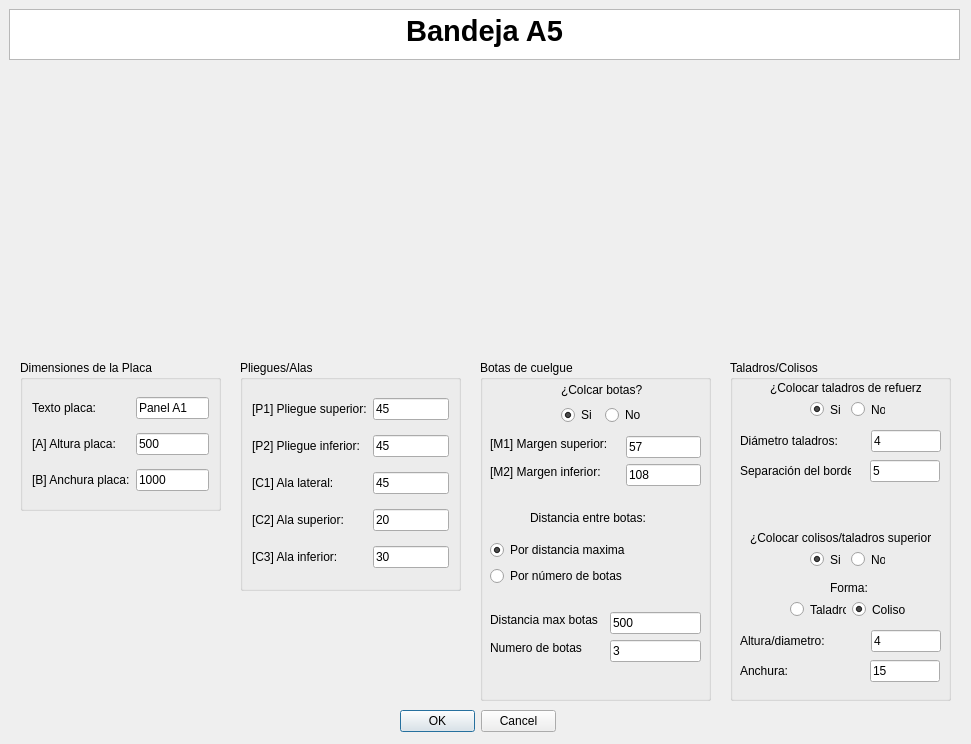
<?xml version="1.0" encoding="UTF-8"?>
<ui version="4.0">
 <class>MyPositionDialog</class>
 <widget class="QDialog" name="MyPositionDialog">
  <property name="geometry">
   <rect>
    <x>0</x>
    <y>0</y>
    <width>971</width>
    <height>744</height>
   </rect>
  </property>
  <property name="windowTitle">
   <string>Enter Position</string>
  </property>
  <property name="whatsThis">
   <string>&lt;html&gt;&lt;head/&gt;&lt;body&gt;&lt;p&gt;Esta ventana de KSDpanel te permite introducir todas las medidas correspondientes del panel seleccionado.&lt;/p&gt;&lt;p&gt;Recuerda que todas las medidas deben de ir en milimetros (mm).&lt;/p&gt;&lt;/body&gt;&lt;/html&gt;</string>
  </property>
  <widget class="QDialogButtonBox" name="buttonBox">
   <property name="geometry">
    <rect>
     <x>400</x>
     <y>710</y>
     <width>156</width>
     <height>23</height>
    </rect>
   </property>
   <property name="orientation">
    <enum>Qt::Horizontal</enum>
   </property>
   <property name="standardButtons">
    <set>QDialogButtonBox::Cancel|QDialogButtonBox::Ok</set>
   </property>
  </widget>
  <widget class="QTextBrowser" name="textBrowser">
   <property name="geometry">
    <rect>
     <x>9</x>
     <y>9</y>
     <width>951</width>
     <height>51</height>
    </rect>
   </property>
   <property name="html">
    <string>&lt;!DOCTYPE HTML PUBLIC &quot;-//W3C//DTD HTML 4.0//EN&quot; &quot;http://www.w3.org/TR/REC-html40/strict.dtd&quot;&gt;
&lt;html&gt;&lt;head&gt;&lt;meta name=&quot;qrichtext&quot; content=&quot;1&quot; /&gt;&lt;style type=&quot;text/css&quot;&gt;
p, li { white-space: pre-wrap; }
&lt;/style&gt;&lt;/head&gt;&lt;body style=&quot; font-family:'MS Shell Dlg 2'; font-size:8.25pt; font-weight:400; font-style:normal;&quot;&gt;
&lt;p align=&quot;center&quot; style=&quot; margin-top:0px; margin-bottom:0px; margin-left:0px; margin-right:0px; -qt-block-indent:0; text-indent:0px;&quot;&gt;&lt;span style=&quot; font-size:22pt; font-weight:600;&quot;&gt;Bandeja A5&lt;/span&gt;&lt;/p&gt;&lt;/body&gt;&lt;/html&gt;</string>
   </property>
  </widget>
  <widget class="QGroupBox" name="groupBox">
   <property name="geometry">
    <rect>
     <x>480</x>
     <y>360</y>
     <width>231</width>
     <height>341</height>
    </rect>
   </property>
   <property name="styleSheet">
    <string notr="true">font: 10pt &quot;MS Shell Dlg 2&quot;;</string>
   </property>
   <property name="title">
    <string>Botas de cuelgue</string>
   </property>
   <widget class="QLineEdit" name="numeroBotasUI">
    <property name="geometry">
     <rect>
      <x>130</x>
      <y>280</y>
      <width>91</width>
      <height>22</height>
     </rect>
    </property>
    <property name="text">
     <string>3</string>
    </property>
   </widget>
   <widget class="QLineEdit" name="distanciaEntreBotasUI">
    <property name="geometry">
     <rect>
      <x>130</x>
      <y>252</y>
      <width>91</width>
      <height>22</height>
     </rect>
    </property>
    <property name="text">
     <string>500</string>
    </property>
   </widget>
   <widget class="QLabel" name="label_7">
    <property name="geometry">
     <rect>
      <x>10</x>
      <y>280</y>
      <width>98</width>
      <height>16</height>
     </rect>
    </property>
    <property name="text">
     <string>Numero de botas</string>
    </property>
   </widget>
   <widget class="QLabel" name="label_6">
    <property name="geometry">
     <rect>
      <x>10</x>
      <y>252</y>
      <width>114</width>
      <height>16</height>
     </rect>
    </property>
    <property name="text">
     <string>Distancia max botas</string>
    </property>
   </widget>
   <widget class="QLabel" name="label_3">
    <property name="geometry">
     <rect>
      <x>10</x>
      <y>76</y>
      <width>130</width>
      <height>16</height>
     </rect>
    </property>
    <property name="text">
     <string>[M1] Margen superior:</string>
    </property>
   </widget>
   <widget class="QLabel" name="label_5">
    <property name="geometry">
     <rect>
      <x>10</x>
      <y>104</y>
      <width>124</width>
      <height>16</height>
     </rect>
    </property>
    <property name="text">
     <string>[M2] Margen inferior:</string>
    </property>
   </widget>
   <widget class="QLineEdit" name="margenAUI">
    <property name="geometry">
     <rect>
      <x>146</x>
      <y>76</y>
      <width>75</width>
      <height>22</height>
     </rect>
    </property>
    <property name="text">
     <string>57</string>
    </property>
   </widget>
   <widget class="QLineEdit" name="margenBUI">
    <property name="geometry">
     <rect>
      <x>146</x>
      <y>104</y>
      <width>75</width>
      <height>22</height>
     </rect>
    </property>
    <property name="text">
     <string>108</string>
    </property>
   </widget>
   <widget class="QLabel" name="label_10">
    <property name="geometry">
     <rect>
      <x>50</x>
      <y>150</y>
      <width>125</width>
      <height>16</height>
     </rect>
    </property>
    <property name="text">
     <string>Distancia entre botas:</string>
    </property>
   </widget>
   <widget class="QWidget" name="layoutWidget">
    <property name="geometry">
     <rect>
      <x>81</x>
      <y>21</y>
      <width>85</width>
      <height>44</height>
     </rect>
    </property>
    <layout class="QGridLayout" name="gridLayout">
     <item row="0" column="0" colspan="2">
      <widget class="QLabel" name="label_2">
       <property name="mouseTracking">
        <bool>false</bool>
       </property>
       <property name="text">
        <string>¿Colcar botas?</string>
       </property>
       <property name="buddy">
        <cstring>label_2</cstring>
       </property>
      </widget>
     </item>
     <item row="1" column="0">
      <widget class="QRadioButton" name="crearBotasUI">
       <property name="text">
        <string>Si</string>
       </property>
       <property name="checked">
        <bool>true</bool>
       </property>
      </widget>
     </item>
     <item row="1" column="1">
      <widget class="QRadioButton" name="noCrearBotasUI">
       <property name="text">
        <string>No</string>
       </property>
      </widget>
     </item>
    </layout>
   </widget>
   <widget class="QWidget" name="">
    <property name="geometry">
     <rect>
      <x>10</x>
      <y>180</y>
      <width>147</width>
      <height>48</height>
     </rect>
    </property>
    <layout class="QVBoxLayout" name="verticalLayout">
     <item>
      <widget class="QRadioButton" name="parametroBotasUI_3">
       <property name="text">
        <string>Por distancia maxima</string>
       </property>
       <property name="checked">
        <bool>true</bool>
       </property>
      </widget>
     </item>
     <item>
      <widget class="QRadioButton" name="parametroBotasUI">
       <property name="text">
        <string>Por número de botas</string>
       </property>
      </widget>
     </item>
    </layout>
   </widget>
  </widget>
  <widget class="QGroupBox" name="groupBox_2">
   <property name="geometry">
    <rect>
     <x>240</x>
     <y>360</y>
     <width>221</width>
     <height>231</height>
    </rect>
   </property>
   <property name="styleSheet">
    <string notr="true">font: 10pt &quot;MS Shell Dlg 2&quot;;</string>
   </property>
   <property name="title">
    <string>Pliegues/Alas</string>
   </property>
   <layout class="QGridLayout" name="gridLayout_2">
    <item row="5" column="1">
     <widget class="QLineEdit" name="alaInferiorUI">
      <property name="text">
       <string>30</string>
      </property>
     </widget>
    </item>
    <item row="3" column="0">
     <widget class="QLabel" name="label_9">
      <property name="text">
       <string>[C1] Ala lateral:</string>
      </property>
     </widget>
    </item>
    <item row="3" column="1">
     <widget class="QLineEdit" name="alaIzquierdaUI">
      <property name="text">
       <string>45</string>
      </property>
     </widget>
    </item>
    <item row="4" column="0">
     <widget class="QLabel" name="label_11">
      <property name="text">
       <string>[C2] Ala superior:</string>
      </property>
     </widget>
    </item>
    <item row="0" column="0">
     <widget class="QLabel" name="label_13">
      <property name="text">
       <string>[P1] Pliegue superior:</string>
      </property>
     </widget>
    </item>
    <item row="5" column="0">
     <widget class="QLabel" name="label_12">
      <property name="text">
       <string>[C3] Ala inferior:</string>
      </property>
     </widget>
    </item>
    <item row="0" column="1">
     <widget class="QLineEdit" name="pliegueSuperiorUI">
      <property name="text">
       <string>45</string>
      </property>
     </widget>
    </item>
    <item row="4" column="1">
     <widget class="QLineEdit" name="alaSuperiorUI">
      <property name="text">
       <string>20</string>
      </property>
     </widget>
    </item>
    <item row="1" column="0">
     <widget class="QLabel" name="label_14">
      <property name="text">
       <string>[P2] Pliegue inferior:</string>
      </property>
     </widget>
    </item>
    <item row="1" column="1">
     <widget class="QLineEdit" name="pliegueInferiorUI">
      <property name="text">
       <string>45</string>
      </property>
     </widget>
    </item>
   </layout>
  </widget>
  <widget class="QLabel" name="imagenPanelUI">
   <property name="geometry">
    <rect>
     <x>230</x>
     <y>70</y>
     <width>521</width>
     <height>281</height>
    </rect>
   </property>
   <property name="text">
    <string/>
   </property>
   <property name="pixmap">
    <pixmap>../imagenes/REF_AH5cotas.jpg</pixmap>
   </property>
   <property name="scaledContents">
    <bool>true</bool>
   </property>
   <property name="wordWrap">
    <bool>false</bool>
   </property>
   <property name="margin">
    <number>0</number>
   </property>
   <property name="openExternalLinks">
    <bool>false</bool>
   </property>
  </widget>
  <widget class="QGroupBox" name="groupBox_3">
   <property name="geometry">
    <rect>
     <x>20</x>
     <y>360</y>
     <width>201</width>
     <height>151</height>
    </rect>
   </property>
   <property name="styleSheet">
    <string notr="true">font: 10pt &quot;MS Shell Dlg 2&quot;;</string>
   </property>
   <property name="title">
    <string>Dimensiones de la Placa</string>
   </property>
   <layout class="QGridLayout" name="gridLayout_3">
    <item row="1" column="0">
     <widget class="QLabel" name="label_8">
      <property name="text">
       <string>[A] Altura placa:</string>
      </property>
     </widget>
    </item>
    <item row="2" column="1">
     <widget class="QLineEdit" name="anchuraPlacaUI">
      <property name="text">
       <string>1000</string>
      </property>
     </widget>
    </item>
    <item row="1" column="1">
     <widget class="QLineEdit" name="alturaPlacaUI">
      <property name="text">
       <string>500</string>
      </property>
     </widget>
    </item>
    <item row="0" column="0">
     <widget class="QLabel" name="label">
      <property name="text">
       <string>Texto placa:</string>
      </property>
     </widget>
    </item>
    <item row="0" column="1">
     <widget class="QLineEdit" name="textoDescriptivoA0UI">
      <property name="text">
       <string>Panel A1</string>
      </property>
     </widget>
    </item>
    <item row="2" column="0">
     <widget class="QLabel" name="label_4">
      <property name="text">
       <string>[B] Anchura placa:</string>
      </property>
     </widget>
    </item>
   </layout>
  </widget>
  <widget class="QGroupBox" name="groupBox_4">
   <property name="geometry">
    <rect>
     <x>730</x>
     <y>360</y>
     <width>221</width>
     <height>341</height>
    </rect>
   </property>
   <property name="title">
    <string>Taladros/Colisos</string>
   </property>
   <widget class="QLabel" name="label_15">
    <property name="geometry">
     <rect>
      <x>40</x>
      <y>20</y>
      <width>151</width>
      <height>16</height>
     </rect>
    </property>
    <property name="text">
     <string>¿Colocar taladros de refuerzo?</string>
    </property>
   </widget>
   <widget class="QLabel" name="label_16">
    <property name="geometry">
     <rect>
      <x>10</x>
      <y>70</y>
      <width>125</width>
      <height>22</height>
     </rect>
    </property>
    <property name="text">
     <string>Diámetro taladros:</string>
    </property>
   </widget>
   <widget class="QLineEdit" name="diametroTaladrosUI">
    <property name="geometry">
     <rect>
      <x>141</x>
      <y>70</y>
      <width>70</width>
      <height>22</height>
     </rect>
    </property>
    <property name="text">
     <string>4</string>
    </property>
   </widget>
   <widget class="QLineEdit" name="distanciaBordeUI">
    <property name="geometry">
     <rect>
      <x>140</x>
      <y>100</y>
      <width>70</width>
      <height>22</height>
     </rect>
    </property>
    <property name="text">
     <string>5</string>
    </property>
   </widget>
   <widget class="QLabel" name="label_17">
    <property name="geometry">
     <rect>
      <x>10</x>
      <y>100</y>
      <width>111</width>
      <height>21</height>
     </rect>
    </property>
    <property name="text">
     <string>Separación del borde:</string>
    </property>
   </widget>
   <widget class="QLabel" name="label_18">
    <property name="geometry">
     <rect>
      <x>20</x>
      <y>170</y>
      <width>181</width>
      <height>16</height>
     </rect>
    </property>
    <property name="text">
     <string>¿Colocar colisos/taladros superiores?</string>
    </property>
   </widget>
   <widget class="QLabel" name="label_19">
    <property name="geometry">
     <rect>
      <x>100</x>
      <y>220</y>
      <width>41</width>
      <height>16</height>
     </rect>
    </property>
    <property name="text">
     <string>Forma:</string>
    </property>
   </widget>
   <widget class="QLineEdit" name="anchuraColisoUI">
    <property name="geometry">
     <rect>
      <x>140</x>
      <y>300</y>
      <width>70</width>
      <height>22</height>
     </rect>
    </property>
    <property name="text">
     <string>15</string>
    </property>
   </widget>
   <widget class="QLineEdit" name="alturaColisoUI">
    <property name="geometry">
     <rect>
      <x>141</x>
      <y>270</y>
      <width>70</width>
      <height>22</height>
     </rect>
    </property>
    <property name="text">
     <string>4</string>
    </property>
   </widget>
   <widget class="QLabel" name="label_20">
    <property name="geometry">
     <rect>
      <x>10</x>
      <y>300</y>
      <width>111</width>
      <height>21</height>
     </rect>
    </property>
    <property name="text">
     <string>Anchura:</string>
    </property>
   </widget>
   <widget class="QLabel" name="label_21">
    <property name="geometry">
     <rect>
      <x>10</x>
      <y>270</y>
      <width>125</width>
      <height>22</height>
     </rect>
    </property>
    <property name="text">
     <string>Altura/diametro:</string>
    </property>
   </widget>
   <widget class="QWidget" name="">
    <property name="geometry">
     <rect>
      <x>80</x>
      <y>40</y>
      <width>75</width>
      <height>19</height>
     </rect>
    </property>
    <layout class="QHBoxLayout" name="horizontalLayout">
     <item>
      <widget class="QRadioButton" name="crearTaladrosUI">
       <property name="text">
        <string>Si</string>
       </property>
       <property name="checked">
        <bool>true</bool>
       </property>
      </widget>
     </item>
     <item>
      <widget class="QRadioButton" name="noCrearTaladrosUI">
       <property name="text">
        <string>No</string>
       </property>
      </widget>
     </item>
    </layout>
   </widget>
   <widget class="QWidget" name="">
    <property name="geometry">
     <rect>
      <x>80</x>
      <y>190</y>
      <width>75</width>
      <height>19</height>
     </rect>
    </property>
    <layout class="QHBoxLayout" name="horizontalLayout_2">
     <item>
      <widget class="QRadioButton" name="crearColisoUI">
       <property name="text">
        <string>Si</string>
       </property>
       <property name="checked">
        <bool>true</bool>
       </property>
      </widget>
     </item>
     <item>
      <widget class="QRadioButton" name="noCrearColisoUI">
       <property name="text">
        <string>No</string>
       </property>
      </widget>
     </item>
    </layout>
   </widget>
   <widget class="QWidget" name="">
    <property name="geometry">
     <rect>
      <x>60</x>
      <y>240</y>
      <width>118</width>
      <height>19</height>
     </rect>
    </property>
    <layout class="QHBoxLayout" name="horizontalLayout_3">
     <item>
      <widget class="QRadioButton" name="taladroColisoUI">
       <property name="text">
        <string>Taladro</string>
       </property>
      </widget>
     </item>
     <item>
      <widget class="QRadioButton" name="colisoColisoUI">
       <property name="text">
        <string>Coliso</string>
       </property>
       <property name="checked">
        <bool>true</bool>
       </property>
      </widget>
     </item>
    </layout>
   </widget>
  </widget>
  <zorder>groupBox_2</zorder>
  <zorder>groupBox</zorder>
  <zorder>buttonBox</zorder>
  <zorder>textBrowser</zorder>
  <zorder>imagenPanelUI</zorder>
  <zorder>groupBox_3</zorder>
  <zorder>groupBox_4</zorder>
 </widget>
 <resources/>
 <connections>
  <connection>
   <sender>buttonBox</sender>
   <signal>accepted()</signal>
   <receiver>MyPositionDialog</receiver>
   <slot>accept()</slot>
   <hints>
    <hint type="sourcelabel">
     <x>248</x>
     <y>254</y>
    </hint>
    <hint type="destinationlabel">
     <x>157</x>
     <y>274</y>
    </hint>
   </hints>
  </connection>
  <connection>
   <sender>buttonBox</sender>
   <signal>rejected()</signal>
   <receiver>MyPositionDialog</receiver>
   <slot>reject()</slot>
   <hints>
    <hint type="sourcelabel">
     <x>316</x>
     <y>260</y>
    </hint>
    <hint type="destinationlabel">
     <x>286</x>
     <y>274</y>
    </hint>
   </hints>
  </connection>
 </connections>
</ui>
